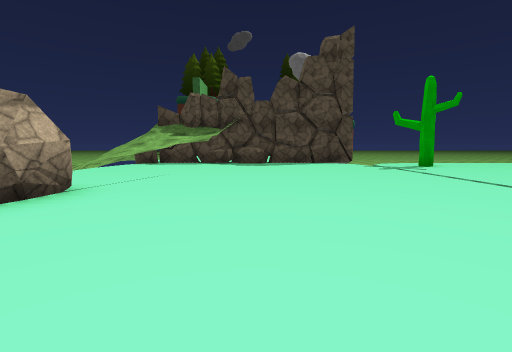
[1] (above)

16 first-person views from a walk through a scene from a Unity 3-D project. The camera is 1.4 m above the floor, tilts 6° down and sees 85° across. The floor is counted in squares, 2 m on a side. Each view is taken from the middle of a square. On the plan, view 1 faces up. The plan holds only what a view shows up to about 9 squares ahead; the rest is blank. The place goes on beyond the plan. The player character is not drawn. Some surface patterns are stand-ins.

[2]
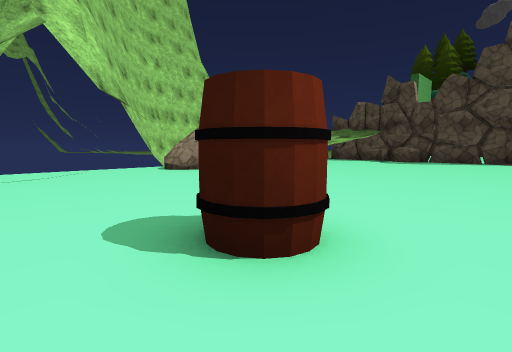

[3]
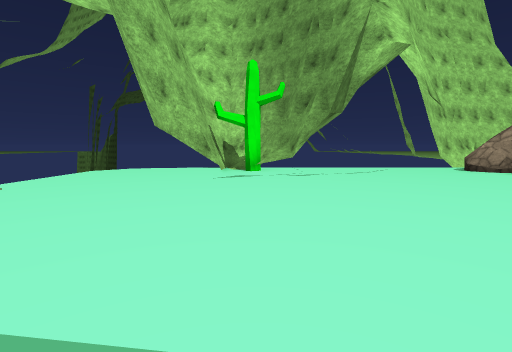

[4]
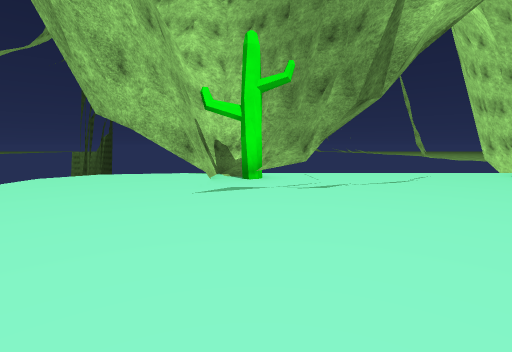

[5]
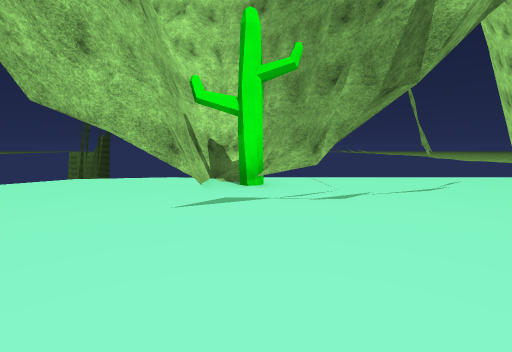

[6]
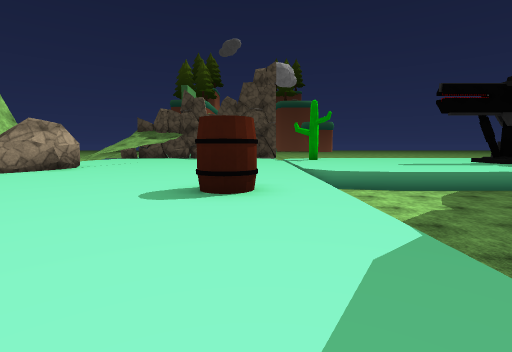

[7]
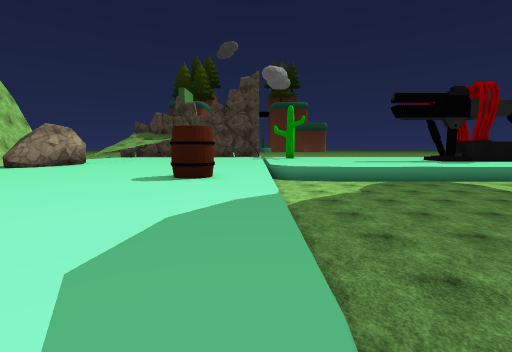

[8]
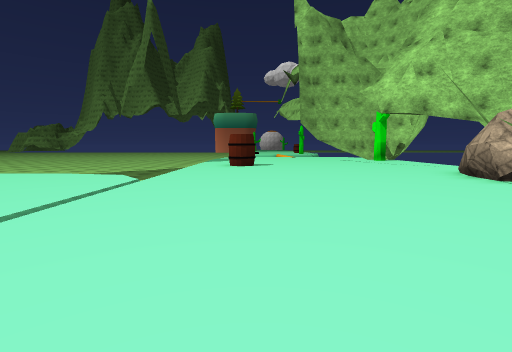

[9]
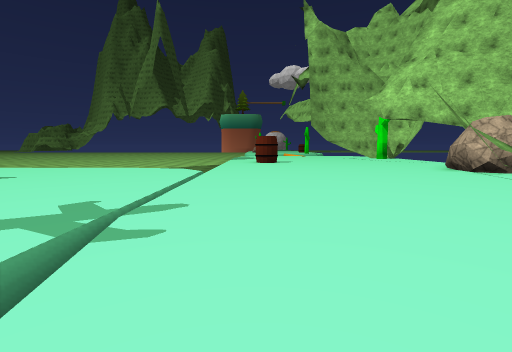

[10]
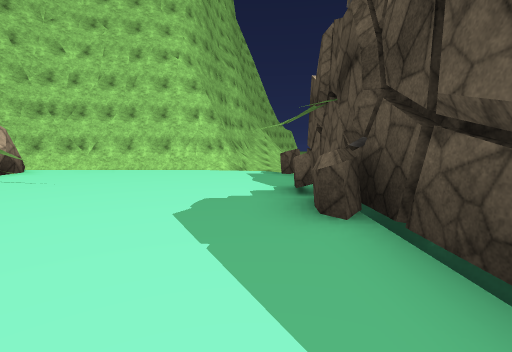

[11]
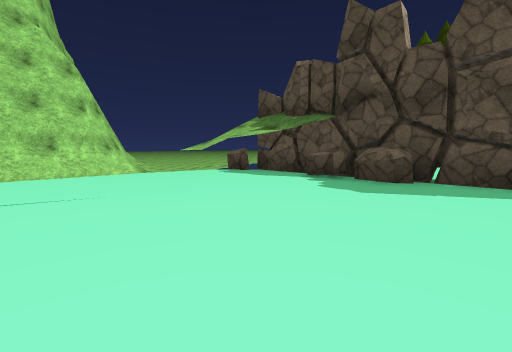

[12]
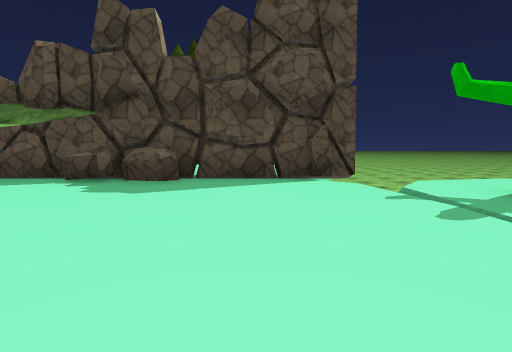

[13]
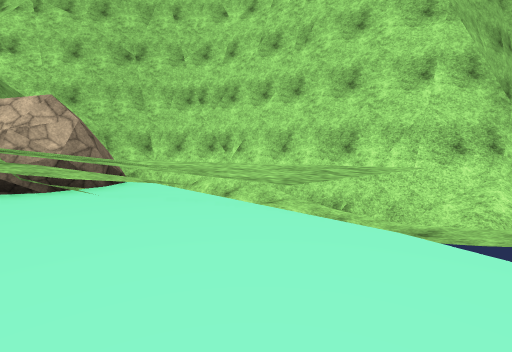

[14]
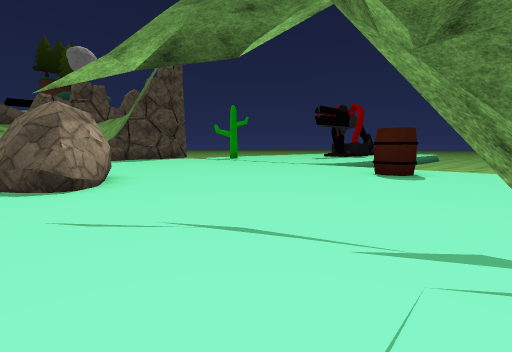

[15]
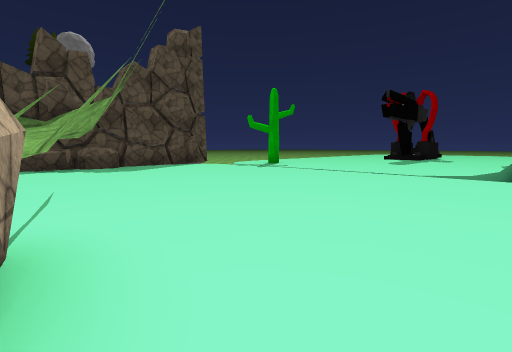

[16]
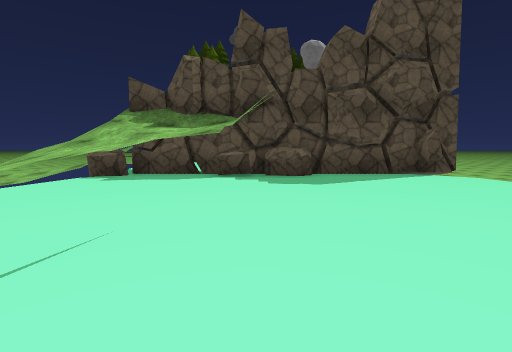

### Floor plan
Key: @ floor where view 1 was taken; # wall or solid block; x gap in a wall; . floor; / step, stairs or slope; ^ raised ledge; v drop or lower ground; O other object.
Columns run from 8 left of view 1 to 6 right of it. Each row starts with its distance up from view 1.
 15               v
 14 vv            v
 13 vv ##########
 12    v..###///#vv
 11    #........//.
 10 vvvvv.......//O
  9 #vvvvv.........
  8 #v vvv#........
  7 #v vvv#........
  6 ^v vvv.........
  5 ^v OO#.........
  4  #vO##.........
  3  #####.......vv
  2   #.#........vv
  1    ..........vv
  0    .....@.OO.vv
 -1    .......O..vv
 -2    ..........vv
 -3    .##.......vv
 -4   ##O^.......vv
 -5   ##x^#......vv
 -6    ..........
 -7    .......  .
 -8     .....

Where each view was taken, in squares from view 1:
view 1: 0 up, 0 right, facing up
view 2: 2 down, 4 right, facing up-left
view 3: 4 down, 4 right, facing left
view 4: 4 down, 2 right, facing left
view 5: 4 down, 1 right, facing left
view 6: 5 down, 3 right, facing up
view 7: 7 down, 4 right, facing up
view 8: 10 up, 2 right, facing down
view 9: 12 up, 3 right, facing down
view 10: 11 up, 3 right, facing left
view 11: 6 up, 2 right, facing up-left
view 12: 6 up, 2 right, facing up
view 13: 10 up, 3 left, facing down-left
view 14: 3 down, 5 left, facing up-right
view 15: 2 up, 3 left, facing up-right
view 16: 5 up, 1 left, facing up
